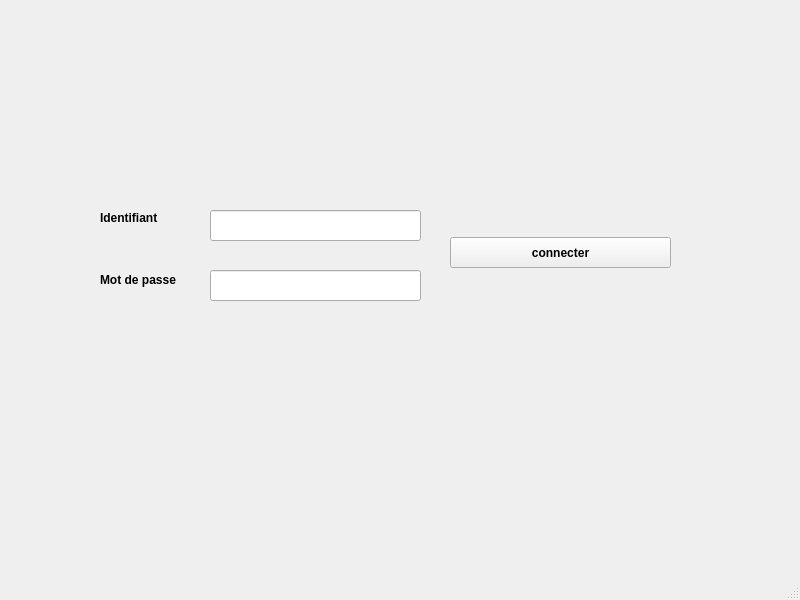
<?xml version="1.0" encoding="UTF-8"?>
<ui version="4.0">
 <class>LOGIN</class>
 <widget class="QMainWindow" name="LOGIN">
  <property name="geometry">
   <rect>
    <x>0</x>
    <y>0</y>
    <width>800</width>
    <height>600</height>
   </rect>
  </property>
  <property name="windowTitle">
   <string>LOGIN</string>
  </property>
  <widget class="QWidget" name="centralwidget">
   <widget class="QPushButton" name="connecter">
    <property name="geometry">
     <rect>
      <x>450</x>
      <y>237</y>
      <width>221</width>
      <height>31</height>
     </rect>
    </property>
    <property name="font">
     <font>
      <pointsize>9</pointsize>
      <weight>75</weight>
      <bold>true</bold>
     </font>
    </property>
    <property name="toolTip">
     <string>&lt;html&gt;&lt;head/&gt;&lt;body&gt;&lt;p&gt;Il faut que vous etes un employe de notre entreprise pour que vous pouvez connecter à notre programme !&lt;/p&gt;&lt;p&gt;&lt;br/&gt;&lt;/p&gt;&lt;/body&gt;&lt;/html&gt;</string>
    </property>
    <property name="toolTipDuration">
     <number>0</number>
    </property>
    <property name="statusTip">
     <string/>
    </property>
    <property name="text">
     <string>connecter</string>
    </property>
   </widget>
   <widget class="QLabel" name="mdp">
    <property name="geometry">
     <rect>
      <x>100</x>
      <y>270</y>
      <width>101</width>
      <height>20</height>
     </rect>
    </property>
    <property name="font">
     <font>
      <pointsize>9</pointsize>
      <weight>75</weight>
      <bold>true</bold>
     </font>
    </property>
    <property name="text">
     <string>Mot de passe</string>
    </property>
   </widget>
   <widget class="QLineEdit" name="mdp_edit">
    <property name="geometry">
     <rect>
      <x>210</x>
      <y>270</y>
      <width>211</width>
      <height>31</height>
     </rect>
    </property>
    <property name="contextMenuPolicy">
     <enum>Qt::PreventContextMenu</enum>
    </property>
    <property name="echoMode">
     <enum>QLineEdit::Password</enum>
    </property>
   </widget>
   <widget class="QLineEdit" name="id_edit">
    <property name="geometry">
     <rect>
      <x>210</x>
      <y>210</y>
      <width>211</width>
      <height>31</height>
     </rect>
    </property>
   </widget>
   <widget class="QLabel" name="id">
    <property name="geometry">
     <rect>
      <x>100</x>
      <y>210</y>
      <width>161</width>
      <height>16</height>
     </rect>
    </property>
    <property name="font">
     <font>
      <family>MS Shell Dlg 2</family>
      <pointsize>9</pointsize>
      <weight>75</weight>
      <bold>true</bold>
     </font>
    </property>
    <property name="text">
     <string>Identifiant</string>
    </property>
   </widget>
  </widget>
  <widget class="QMenuBar" name="menubar">
   <property name="geometry">
    <rect>
     <x>0</x>
     <y>0</y>
     <width>800</width>
     <height>21</height>
    </rect>
   </property>
  </widget>
  <widget class="QStatusBar" name="statusbar"/>
 </widget>
 <resources/>
 <connections/>
</ui>
